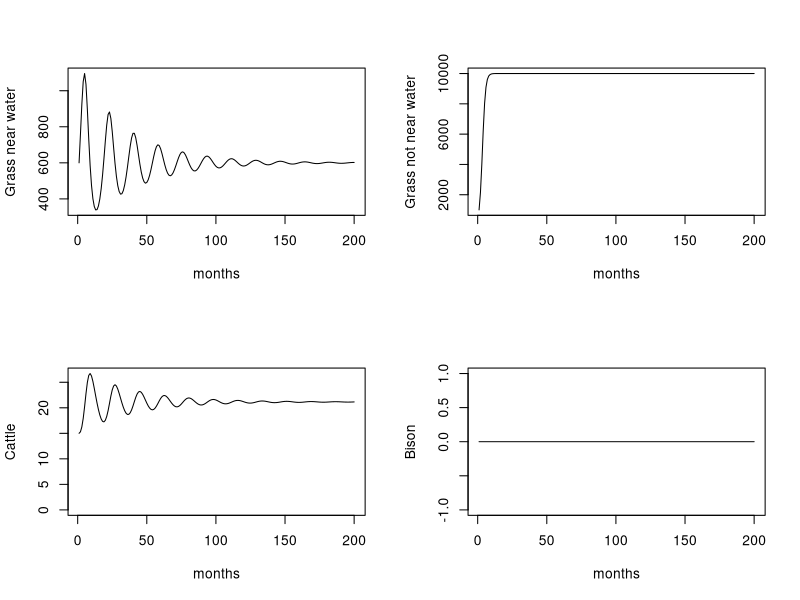

Write R code to recreate this figure.
library(deSolve)

# Variable Definitions

# Grass / Plants
# Gw0 = initial grass density of area near water
# Gd0 = initial grass density of area not near water
# w2t = proportion of range that is near water
# rG = intrinsic growth rate of grasses, assume the same in both habitats
# kG = carrying density of grasses

# Cattle
# C0 = initial density of cattle within entire space
# aC = grass consumption by cattle per captia per timestep
# eC = cattle biomass conversion efficiency
# dhC = rate of cattle harvest by humans

# Bison
# B0 = initial densiry of bison within entire space
# rb = bison intrinsic growth rate = .22 / year = .018 / month
# dhB = rate of bison culling by humans
# tB = proportion of time bison spend in range areas near water

model = function(t, y, parms) {
  
  Gw = y[1]
  Gd = y[2]
  C = y[3]
  B = y[4]
  
  with(as.list(params), {
    
    dGw = Gw * rG * ( 1 - Gw / kG ) - Gw * ( aC * C / w2t + tB * B)
    dGd = Gd * rG * ( 1 - Gd / kG ) - Gd * (1 - tB) * aB * B
    dC  = eC * aC * C * Gw * w2t - dhC * C
    dB  = rB * B - dhB * B
    
    # [ (1 - tB) * Gd + tB * Gw ] 
    differentials = c(dGw, dGd, dC, dB)
    list(differentials)
  
  })
}

params = c(
        rG = .9, 
        w2t = .25,
        aC = .01,  # from stocking rates whitepapers?
        eC = .1,
        dhC = .15,
        kG = 10000,
        aB = .01,  # unused
        eB = .1,   # unused
        rB = .018,  # intrinsic growth rate
        dhB = .012, # culling rate, allowing some growth
        tB = .2  # this can from that paper
        )

Gw0 = 600
Gd0 = 1000
C0 = 15
B0 = 0
  
state = c(
          Gw0,
          Gd0,
          C0,
          B0
        )


t = 1:200  # months ??

out = ode(y = state, times = t, func = model, parms = params)

par(mfrow=c(2,2))
matplot(t, out[,2], type = "l", ylab = "Grass near water", xlab = 'months')
matplot(t, out[,3], type = "l", ylab = "Grass not near water", xlab = 'months')
matplot(t, out[,4], type = "l", ylab = "Cattle", xlab = 'months', ylim=c(0, max(out[,4])))
matplot(t, out[,5], type = "l", ylab = "Bison", xlab = 'months', ylim=c(0, max(out[,5])))
par(mfrow=c(1,1))
